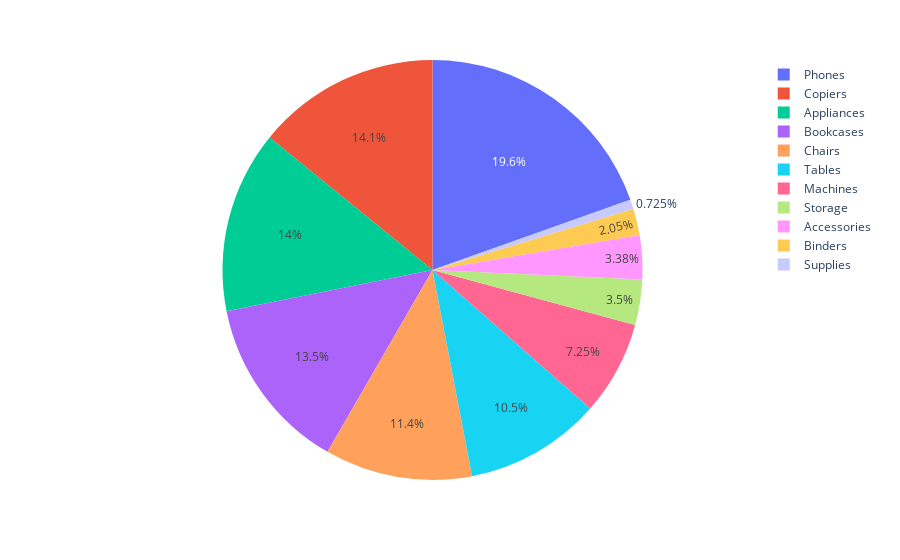

Notebook source saved alongside this figure:
### Code cell
fig=px.pie(data_frame=result,names='Product',values='count')
fig.show()

### Figure 1 — Plotly figure (JSON) as saved in the notebook; plotly's stock layout.template omitted (floating-point values rounded to 4 significant figures)
{"data": [{"domain": {"x": [0, 1], "y": [0, 1]}, "hovertemplate": "Product=%{label}<br>count=%{value}<extra></extra>", "labels": ["Phones", "Copiers", "Appliances", "Bookcases", "Chairs", "Tables", "Machines", "Storage", "Accessories", "Binders", "Supplies"], "legendgroup": "", "name": "", "showlegend": true, "type": "pie", "values": [162, 117, 116, 112, 94, 87, 60, 29, 28, 17, 6]}], "layout": {"legend": {"tracegroupgap": 0}, "margin": {"t": 60}}}
